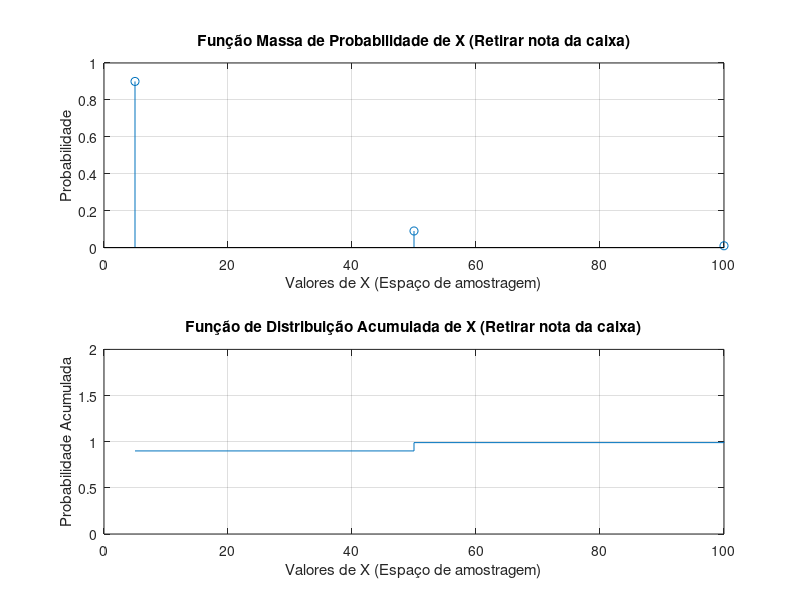

The MATLAB source for this figure:
esp_amost = [5, 50, 100];
prob = [0.9, 0.09, 0.01];

disp(esp_amost);
disp(['Espaço de amostragem: ', num2str(esp_amost)]);
disp(['Probabilidades (5€/50€/100€): ', num2str(prob)]);

% Crie o gráfico da PMF
subplot(2, 1, 1); % Crie um subplot (2 linhas, 1 coluna) e selecione o primeiro

% Crie o gráfico da PMF
stem(esp_amost, prob);
xlabel('Valores de X (Espaço de amostragem)');
ylabel('Probabilidade');
title('Função Massa de Probabilidade de X (Retirar nota da caixa)');
ylim([0, 1]);
grid on;

% Calcule a função de distribuição acumulada (CDF)
cdf = cumsum(prob);

% Crie o gráfico da CDF usando stairs
subplot(2, 1, 2); % Selecione o segundo subplot
stairs(esp_amost, cdf);
xlabel('Valores de X (Espaço de amostragem)');
ylabel('Probabilidade Acumulada');
title('Função de Distribuição Acumulada de X (Retirar nota da caixa)');
ylim([0, 2]);
grid on;


% Número de lançamentos
n_lancamentos = 4;

% Número de simulações
n_simulacoes = 10000;

% Inicialize um vetor para armazenar os resultados das simulações
resultados = zeros(1, n_simulacoes);

% Realize as simulações
for i = 1:n_simulacoes
    % Simule 4 lançamentos de uma moeda equilibrada (0 para cara, 1 para coroa)
    lancamentos = randi([0, 1], 1, n_lancamentos);
    
    % Calcule o número de coroas (somas dos 1s)
    num_coroas = sum(lancamentos);
    
    % Armazene o resultado da simulação
    resultados(i) = num_coroas;
end

% Calcule a PMF estimada contando as ocorrências de cada resultado
pmf_estimada = zeros(1, n_lancamentos + 1);
for i = 0:n_lancamentos
    pmf_estimada(i + 1) = sum(resultados == i) / n_simulacoes;
end

